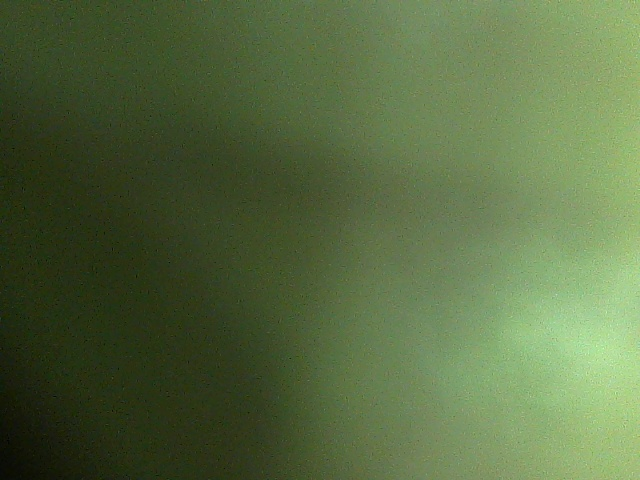
#> input picture 整机程序设计/RaspberryPi4B_上位机_底盘手动控制/RaspberryPi_upper/test_shot.jpg, 640 x 480 px, given in place of the camera
$ python hsv_tool.py 5
#> lines starting #> are read from the running program, lines starting #| are printed output that depends on the picture; after the words box and inside, x2 and y2 are one past the last pixel; in counts of white or black regions, pixels touching at a corner belong together
"""
HSV 标定工具(自制加强版)
- 自绘控制面板:6 根横向滑条竖排,每根带清晰文字标签和当前数值,窗口一打开全部可见
- 左键点击/拖动滑条改值
- 键盘微调:选中行(点击行或按 1~6),左右方向键 -1/+1
- 按 s:打印当前阈值(low/high 数组,直接可贴进 config.py)
- 按 r:重置全开
- 按 Esc / q:退出
用法: python3 hsv_tool.py            (默认摄像头0)
      python3 hsv_tool.py 1          (摄像头1)
"""
import cv2 as cv
import numpy as np
import sys

CAM = int(sys.argv[1]) if len(sys.argv) > 1 else 0

NAMES  = ["H low", "H high", "S low", "S high", "V low", "V high"]
MAXVAL = [180, 180, 255, 255, 255, 255]
vals   = [0, 180, 0, 255, 0, 255]          # 初始全开

PANEL_W, ROW_H, TOP = 420, 64, 20
BAR_X0, BAR_X1 = 130, PANEL_W - 70
selected = 0

def draw_panel():
    p = np.zeros((TOP + ROW_H * 6 + 20, PANEL_W, 3), dtype=np.uint8)
    p[:] = (35, 35, 35)
    for i in range(6):
        y = TOP + i * ROW_H + ROW_H // 2
        hl = (0, 255, 255) if i == selected else (200, 200, 200)
        cv.putText(p, NAMES[i], (12, y + 6), cv.FONT_HERSHEY_SIMPLEX, 0.62, hl, 2)
        cv.line(p, (BAR_X0, y), (BAR_X1, y), (90, 90, 90), 4)
        kx = int(BAR_X0 + (BAR_X1 - BAR_X0) * vals[i] / MAXVAL[i])
        cv.circle(p, (kx, y), 11, (0, 200, 255) if i == selected else (160, 160, 160), -1)
        cv.putText(p, str(vals[i]), (BAR_X1 + 12, y + 7),
                   cv.FONT_HERSHEY_SIMPLEX, 0.62, (255, 255, 255), 2)
    cv.putText(p, "click/drag bar | arrows fine-tune | s=print r=reset Esc=quit",
               (10, TOP + ROW_H * 6 + 12), cv.FONT_HERSHEY_SIMPLEX, 0.42, (140, 220, 140), 1)
    return p

def on_mouse(event, x, y, flags, _):
    global selected
    if event == cv.EVENT_LBUTTONDOWN or (event == cv.EVENT_MOUSEMOVE and flags & cv.EVENT_FLAG_LBUTTON):
        row = (y - TOP) // ROW_H
        if 0 <= row < 6:
            selected = int(row)
            ratio = (x - BAR_X0) / (BAR_X1 - BAR_X0)
            vals[selected] = int(round(min(max(ratio, 0), 1) * MAXVAL[selected]))

cap = cv.VideoCapture(CAM)
assert cap.isOpened(), "camera not opened"
cv.namedWindow("panel")
cv.setMouseCallback("panel", on_mouse)
print("HSV tool started. Windows: panel(sliders) / res(filtered view)")

while True:
    ok, img = cap.read()
#> img is the input picture: shape (480, 640, 3); mean B, G, R 65, 106.5, 87.2
    if not ok:
        continue
    hsv = cv.cvtColor(img, cv.COLOR_BGR2HSV)
#> hsv: shape (480, 640, 3); mean H, S, V 43.3, 110.4, 106.5
    low  = np.array([vals[0], vals[2], vals[4]])
    high = np.array([vals[1], vals[3], vals[5]])
    mask = cv.inRange(hsv, low, high)
#> mask: shape (480, 640); every value is 255
    res  = cv.bitwise_and(img, img, mask=mask)

    cv.imshow("panel", draw_panel())
#> after the loop in draw_panel, `for i in range(6):`:
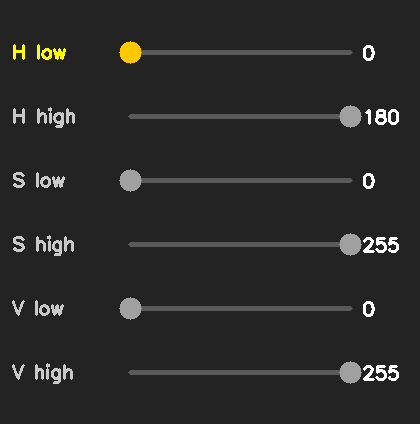
#> p: shape (424, 420, 3); mean of channels 0, 1, 2 41.5, 42.4, 42.5; drawn as B, G, R
#> in draw_panel, `cv.putText(p, "click/drag bar | arrows fine-tune | s=print r=reset Esc..`:
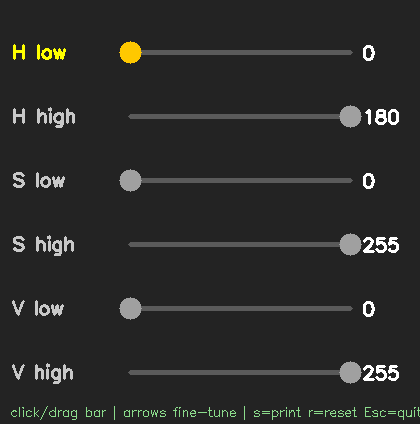
#> p: shape (424, 420, 3); 0.47% of pixels changed, all inside (x1, y1, x2, y2) = (11, 406, 420, 420); drawn as B, G, R
    cv.imshow("res", res)

    k = cv.waitKey(1) & 0xFF
#> (key q is pressed here)
    if k in (27, ord('q')):
        break
    elif k == ord('s'):
        print("low_thresh  = [{}, {}, {}]".format(vals[0], vals[2], vals[4]))
        print("high_thresh = [{}, {}, {}]".format(vals[1], vals[3], vals[5]))
    elif k == ord('r'):
        vals[:] = [0, 180, 0, 255, 0, 255]
    elif k in (ord('1'), ord('2'), ord('3'), ord('4'), ord('5'), ord('6')):
        selected = k - ord('1')
    elif k == 81:            # left arrow
        vals[selected] = max(0, vals[selected] - 1)
    elif k == 83:            # right arrow
        vals[selected] = min(MAXVAL[selected], vals[selected] + 1)

cap.release()
cv.destroyAllWindows()
